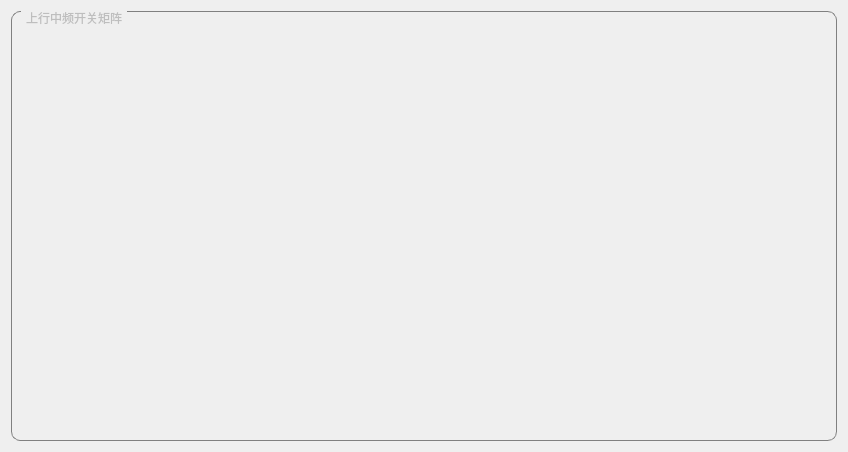
<?xml version="1.0" encoding="UTF-8"?>
<ui version="4.0">
 <class>UPNet_SwitchGUIDlg</class>
 <widget class="QDialog" name="UPNet_SwitchGUIDlg">
  <property name="enabled">
   <bool>true</bool>
  </property>
  <property name="geometry">
   <rect>
    <x>0</x>
    <y>0</y>
    <width>848</width>
    <height>452</height>
   </rect>
  </property>
  <property name="windowTitle">
   <string>UPNet_SwitchGUIDlg</string>
  </property>
  <layout class="QVBoxLayout" name="verticalLayout">
   <item>
    <widget class="QGroupBox" name="groupBox">
     <property name="enabled">
      <bool>false</bool>
     </property>
     <property name="autoFillBackground">
      <bool>false</bool>
     </property>
     <property name="styleSheet">
      <string notr="true">QGroupBox {
		border: 1px solid gray;
		border-radius: 9px;
}

QGroupBox::title {
		subcontrol-origin: margin;
		left: 10px;
		padding: 0 3px 0 3px;
}</string>
     </property>
     <property name="title">
      <string>上行中频开关矩阵</string>
     </property>
     <property name="flat">
      <bool>false</bool>
     </property>
     <property name="checkable">
      <bool>false</bool>
     </property>
    </widget>
   </item>
  </layout>
 </widget>
 <resources/>
 <connections/>
</ui>
